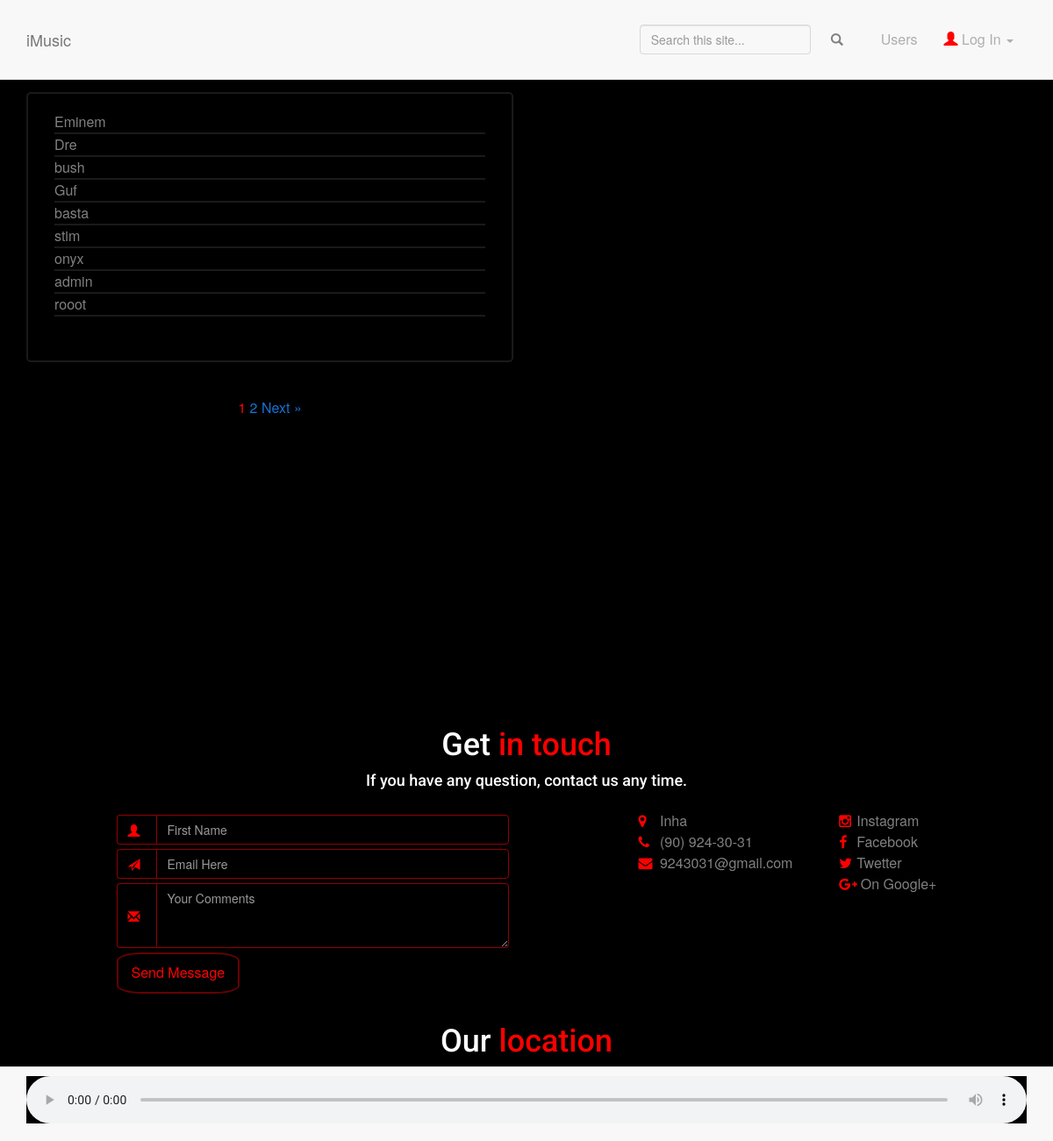
The app's page /public/user_list.php with its own data.
### tables this page shows
CREATE TABLE IF NOT EXISTS `users` (
  `id` int(11) NOT NULL AUTO_INCREMENT,
  `username` varchar(50) NOT NULL,
  `email` varchar(255) NOT NULL,
  `password` varchar(50) NOT NULL,
  `email_activator` varchar(255) NOT NULL,
  `active` tinyint(1) NOT NULL,
  `image` varchar(255) NOT NULL,
  `date_reg` timestamp NOT NULL DEFAULT CURRENT_TIMESTAMP ON UPDATE CURRENT_TIMESTAMP,
  PRIMARY KEY (`id`)
);

### includes/database.php (called while the page is built, shortened)
<?php
class MySQLDatabase {
	private $connection;
	public function open_connection() {
		$this->connection = mysql_connect(DB_SERVER, DB_USER, DB_PASS);
		if(!$this->connection) {
			die("Database connection failed: " . mysql_error());
		} else {
			$db_select = mysql_select_db(DB_NAME, $this->connection);
		}
	}
	public function query($sql) {
		$result = mysql_query($sql, $this->connection);
		return $result;
	}
	public function fetch_array($result_set) {
		return mysql_fetch_array($result_set);
	}
}
$database = new MySQLDatabase();
?>

### includes/select_classes.php (called while the page is built, shortened)
<?php
class SelectClasses {
	protected static $table_name="users";
	public static function count_all() {
	  global $database;
	  $sql = "SELECT COUNT(*) FROM ".self::$table_name;
    $result_set = $database->query($sql);
	  $row = $database->fetch_array($result_set);
    return array_shift($row);
	}
}
class Pagination {
  public $current_page;
  public $per_page;
  public $total_count;
  public function __construct($page=1, $per_page=20, $total_count=0){
  	$this->current_page = (int)$page;
    $this->per_page = (int)$per_page;
    $this->total_count = (int)$total_count;
  }
  public function total_pages() {
    return ceil($this->total_count/$this->per_page);
	}
  public function next_page() {
    return $this->current_page + 1;
  }
	public function has_next_page() {
		return $this->next_page() <= $this->total_pages() ? true : false;
	}
}
?>

### public/user_list.php (the view, shortened to what this page needs)
<?php
    require_once("../includes/database.php");
    require_once("../includes/select_classes.php");
    $page = !empty($_GET['page']) ? (int)$_GET['page'] : 1;
    $per_page = 10;
    $total_count = SelectClasses::count_all();
    $pagination = new Pagination($page, $per_page, $total_count);
    $sql = "SELECT * FROM users LIMIT {$per_page} OFFSET {$pagination->offset()}";
    $UserNameResult = mysqli_query($connection, $sql);
    include("../includes/layouts/header.php");
?>
    <nav class="navbar navbar-default navbar-fixed-bottom" role="navigation">
        <div class="container">
            <audio controls autoplay id="aud">
                    <source src="" type="audio/mpeg">
            </audio>
        </div>
    </nav>
    <section class="profile-section">
        <div class="container">
            <div class="row">
                <div class="col-lg-6 col-md-6 col-sm-12 col-xs-12" ">
                    <div class="track-box">
                        <ul class="track-info">
                            <?php
                            while ($UserNameRow = mysqli_fetch_assoc($UserNameResult)) {?>
                                    <li><a href="user_profile.php?user=<?php echo $UserNameRow['username']?>"><?php echo $UserNameRow['username'] ?></a></li><hr>
                            <?php
                                }
                            ?>
                        </ul>
                    </div>
                    <div id="pagination" style="clear: both;">
                        <?php
                            if($pagination->total_pages() > 1) {
                                for($i=1; $i <= $pagination->total_pages(); $i++) {
                                    if($i == $page) {
                                        echo " <span class=\"selected\">{$i}</span> ";
                                    } else {
                                        echo " <a href=\"user_list.php?page={$i}\">{$i}</a> ";
                                    }
                                }
                                if($pagination->has_next_page()) {
                                    echo " <a href=\"user_list.php?page=";
                                    echo $pagination->next_page();
                                    echo "\">Next &raquo;</a> ";
                                }
                            }
                        ?>
                    </div>
                </div>
            </div>
        </div>
    </section>
<?php include("../includes/layouts/footer.php"); ?>

### public/css/custom.css (style rules this page uses)
* { margin: 0px; padding: 0px; border: 0; outline: 0; box-sizing: border-box; -webkit-box-sizing: border-box; -moz-box-sizing: border-box; -ms-box-sizing: border-box; -o-box-sizing: border-box; box-sizing: border-box; }
body { width: 100%; height: 100%; font-size: 16px; line-height: 1.5em; }
html { width: 100%; height: 100%; }
a { color: #1672D2; }
span { color: red; }
section { padding: 40px 0 10px 0; }
audio { width: 100%; background:black; display: block; margin-top: -10px; }
.track-box { border: 2px solid rgba(255, 255, 255, 0.1); text-align: center; padding: 20px 30px 20px 30px; -webkit-border-radius: 5px; -moz-border-radius: 5px; -ms-border-radius: 5px; border-radius: 5px; margin-top: 25px; margin-bottom: 40px; position: relative; transition: all 0.7s ease-in-out; }
.track-box hr { border: 1px solid #1a1a1a; margin: 0; }
.track-info-names, .track-info { padding: 0; margin: 0 0 30px 0; }
.track-info li { color: grey; text-align: left; list-style: none; }
.track-info a, .track-info-names a { margin: 0 0 0 0px; color: grey; text-align: left; }
.profile-section { min-height: 100vh; color: white; background: #000; text-align: center; padding: 80px 0 30px 0; }
@media (min-width:767px) { .navbar { padding: 20px 0; -webkit-transition: background .5s ease-in-out,padding .5s ease-in-out; -moz-transition: background .5s ease-in-out,padding .5s ease-in-out; transition: background .5s ease-in-out,padding .5s ease-in-out; } }

### records on screen
users: username "Eminem"
users: username "Dre"
users: username "bush"
users: username "Guf"
users: username "basta"
users: username "stim"
users: username "onyx"
users: username "admin"
users: username "rooot"
